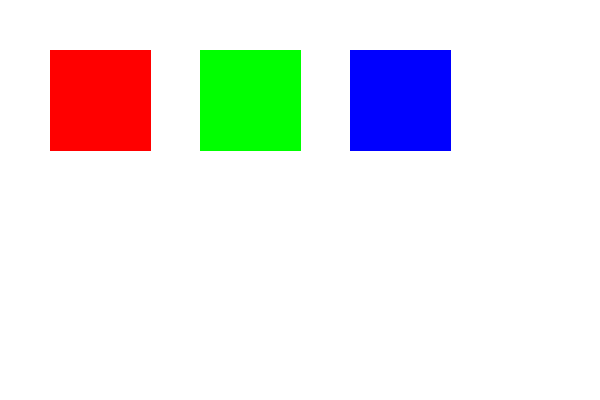
#> input picture debug_rgb_cmy.png, 600 x 400 px; its folder holds only this picture in this run
$ python simple_cancellation_extractor.py debug_rgb_cmy.png
#> lines starting #> are read from the running program, lines starting #| are printed output that depends on the picture; after the words box and inside, x2 and y2 are one past the last pixel; in counts of white or black regions, pixels touching at a corner belong together
#!/usr/bin/env python3
"""
Simple Philatelic Cancellation Extractor

This tool extracts cancellation layers from stamp images with robust image format handling.
"""

import cv2
import numpy as np
import matplotlib.pyplot as plt
from pathlib import Path
import argparse

def load_image_robust(image_path):
    """Load image with robust format handling."""
    # Try loading with different flags
    img = cv2.imread(image_path, cv2.IMREAD_UNCHANGED)

    if img is None:
        raise ValueError(f"Could not load image: {image_path}")

    print(f"Loaded image: {img.shape}, dtype: {img.dtype}, range: {img.min()}-{img.max()}")

    # Convert to 8-bit if needed
    if img.dtype == np.uint16:
        # Scale 16-bit to 8-bit
        img = (img / 256).astype(np.uint8)
        print(f"Converted to 8-bit: range {img.min()}-{img.max()}")
    elif img.dtype != np.uint8:
        img = cv2.convertScaleAbs(img)
        print(f"Converted to 8-bit: range {img.min()}-{img.max()}")

    # Handle different channel configurations
    if len(img.shape) == 2:
        # Grayscale - convert to 3-channel
        img_bgr = cv2.cvtColor(img, cv2.COLOR_GRAY2BGR)
    elif len(img.shape) == 3:
        if img.shape[2] == 4:
            # RGBA - drop alpha channel
            img_bgr = img[:, :, :3]
        elif img.shape[2] == 3:
            # Already BGR
            img_bgr = img.copy()
        else:
            raise ValueError(f"Unsupported number of channels: {img.shape[2]}")
    else:
        raise ValueError(f"Unsupported image shape: {img.shape}")

    # Convert to RGB for processing
    img_rgb = cv2.cvtColor(img_bgr, cv2.COLOR_BGR2RGB)

    return img_bgr, img_rgb

def create_cancellation_mask(img_bgr):
    """Create a mask that identifies cancellation areas."""
    # Convert to grayscale
    gray = cv2.cvtColor(img_bgr, cv2.COLOR_BGR2GRAY)

    # Multiple thresholding approaches
    masks = []

    # 1. Dark regions (cancellations are typically dark)
    _, dark_mask = cv2.threshold(gray, 80, 255, cv2.THRESH_BINARY_INV)
    masks.append(dark_mask)

    # 2. Adaptive threshold
    adaptive_mask = cv2.adaptiveThreshold(gray, 255, cv2.ADAPTIVE_THRESH_GAUSSIAN_C,
                                        cv2.THRESH_BINARY_INV, 11, 2)
    masks.append(adaptive_mask)

    # 3. Edge detection for postmark lines
    edges = cv2.Canny(gray, 50, 150)
    # Dilate edges to make them more connected
    kernel = np.ones((3,3), np.uint8)
    edges_dilated = cv2.dilate(edges, kernel, iterations=1)
    masks.append(edges_dilated)

    # 4. Morphological line detection
    # Horizontal lines
    horizontal_kernel = cv2.getStructuringElement(cv2.MORPH_RECT, (25, 1))
    horizontal_lines = cv2.morphologyEx(gray, cv2.MORPH_OPEN, horizontal_kernel)
    _, horizontal_lines = cv2.threshold(horizontal_lines, 50, 255, cv2.THRESH_BINARY)

    # Vertical lines
    vertical_kernel = cv2.getStructuringElement(cv2.MORPH_RECT, (1, 25))
    vertical_lines = cv2.morphologyEx(gray, cv2.MORPH_OPEN, vertical_kernel)
    _, vertical_lines = cv2.threshold(vertical_lines, 50, 255, cv2.THRESH_BINARY)

    # Combine line detections
    lines_combined = cv2.bitwise_or(horizontal_lines, vertical_lines)
    masks.append(lines_combined)

    # Combine all masks
    combined_mask = np.zeros_like(gray)
    for mask in masks:
        combined_mask = cv2.bitwise_or(combined_mask, mask)

    # Clean up the mask
    kernel = np.ones((3,3), np.uint8)
    combined_mask = cv2.morphologyEx(combined_mask, cv2.MORPH_CLOSE, kernel)
    combined_mask = cv2.morphologyEx(combined_mask, cv2.MORPH_OPEN, kernel)

    return combined_mask, {
        'dark_regions': dark_mask,
        'adaptive': adaptive_mask,
        'edges': edges_dilated,
        'lines': lines_combined
    }

def extract_cancellation_layers(img_bgr, img_rgb, mask):
    """Extract cancellation in multiple enhanced formats."""
    results = {}

    # Convert to grayscale
    gray = cv2.cvtColor(img_bgr, cv2.COLOR_BGR2GRAY)

    # 1. Cancellation on white background
    cancellation_on_white = np.where(mask == 255, gray, 255)
    results['cancellation_on_white'] = cancellation_on_white

    # 2. High contrast black cancellation on white
    binary_cancellation = np.where(mask == 255, 0, 255)
    results['binary_cancellation'] = binary_cancellation

    # 3. Enhanced contrast cancellation
    cancellation_only = cv2.bitwise_and(gray, gray, mask=mask)
    # Apply histogram equalization only to cancellation areas
    if np.any(cancellation_only > 0):
        enhanced = cv2.equalizeHist(cancellation_only)
        enhanced_on_white = np.where(mask == 255, enhanced, 255)
        results['enhanced_cancellation'] = enhanced_on_white
    else:
        results['enhanced_cancellation'] = cancellation_on_white

    # 4. Inverted cancellation
    results['inverted_cancellation'] = 255 - cancellation_on_white

    # 5. Color cancellation extraction
    color_mask_3d = np.stack([mask, mask, mask], axis=2)
    color_cancellation = np.where(color_mask_3d == 255, img_rgb, [255, 255, 255])
    results['color_cancellation'] = color_cancellation

    return results

def analyze_cancellation(mask):
    """Analyze cancellation characteristics."""
    total_pixels = mask.shape[0] * mask.shape[1]
    cancellation_pixels = np.sum(mask == 255)
    coverage_percentage = (cancellation_pixels / total_pixels) * 100

    # Find connected components
    num_labels, labels, stats, centroids = cv2.connectedComponentsWithStats(mask, connectivity=8)

    analysis = {
        'coverage_percentage': coverage_percentage,
        'num_components': num_labels - 1,  # Subtract background
        'total_pixels': total_pixels,
        'cancellation_pixels': cancellation_pixels
    }

    if num_labels > 1:  # If there are components besides background
        component_sizes = stats[1:, cv2.CC_STAT_AREA]  # Skip background
        analysis['component_sizes'] = component_sizes.tolist()
        analysis['largest_component'] = int(np.max(component_sizes)) if len(component_sizes) > 0 else 0

    return analysis

def process_image(image_path, output_dir=None):
    """Process a single image and extract cancellations."""

    print(f"Processing: {image_path}")

    # Load image
    img_bgr, img_rgb = load_image_robust(image_path)

    # Create output directory
    if output_dir is None:
        output_dir = Path(image_path).parent / "cancellation_extraction_results"
    else:
        output_dir = Path(output_dir)

    output_dir.mkdir(exist_ok=True)
    base_name = Path(image_path).stem

    # Create cancellation mask
    print("  - Creating cancellation mask...")
    final_mask, component_masks = create_cancellation_mask(img_bgr)

    # Extract cancellation layers
    print("  - Extracting cancellation layers...")
    extraction_results = extract_cancellation_layers(img_bgr, img_rgb, final_mask)

    # Analyze cancellation
    print("  - Analyzing cancellation...")
    analysis = analyze_cancellation(final_mask)

    # Save results
    print("  - Saving results...")

    # Save original
    cv2.imwrite(str(output_dir / f"{base_name}_original.png"), img_bgr)

    # Save final mask
    cv2.imwrite(str(output_dir / f"{base_name}_final_mask.png"), final_mask)

    # Save component masks
    for name, mask in component_masks.items():
        cv2.imwrite(str(output_dir / f"{base_name}_mask_{name}.png"), mask)

    # Save extraction results
    for name, result in extraction_results.items():
        if len(result.shape) == 3:  # Color image
            result_bgr = cv2.cvtColor(result, cv2.COLOR_RGB2BGR)
            cv2.imwrite(str(output_dir / f"{base_name}_{name}.png"), result_bgr)
        else:  # Grayscale
            cv2.imwrite(str(output_dir / f"{base_name}_{name}.png"), result)

    # Create comparison plot
    fig, axes = plt.subplots(3, 3, figsize=(15, 12))
    fig.suptitle(f'Cancellation Extraction Results - {base_name}', fontsize=14)

    # Original
    axes[0, 0].imshow(img_rgb)
    axes[0, 0].set_title('Original')
    axes[0, 0].axis('off')

    # Final mask
    axes[0, 1].imshow(final_mask, cmap='gray')
    axes[0, 1].set_title('Final Mask')
    axes[0, 1].axis('off')

    # Cancellation on white
    axes[0, 2].imshow(extraction_results['cancellation_on_white'], cmap='gray')
    axes[0, 2].set_title('Cancellation on White')
    axes[0, 2].axis('off')

    # Binary cancellation
    axes[1, 0].imshow(extraction_results['binary_cancellation'], cmap='gray')
    axes[1, 0].set_title('Binary Cancellation')
    axes[1, 0].axis('off')

    # Enhanced cancellation
    axes[1, 1].imshow(extraction_results['enhanced_cancellation'], cmap='gray')
    axes[1, 1].set_title('Enhanced Cancellation')
    axes[1, 1].axis('off')

    # Inverted cancellation
    axes[1, 2].imshow(extraction_results['inverted_cancellation'], cmap='gray')
    axes[1, 2].set_title('Inverted Cancellation')
    axes[1, 2].axis('off')

    # Color cancellation
    axes[2, 0].imshow(extraction_results['color_cancellation'])
    axes[2, 0].set_title('Color Cancellation')
    axes[2, 0].axis('off')

    # Component masks
    axes[2, 1].imshow(component_masks['dark_regions'], cmap='gray')
    axes[2, 1].set_title('Dark Regions Mask')
    axes[2, 1].axis('off')

    # Analysis text
    axes[2, 2].axis('off')
    analysis_text = f"""Analysis:
Coverage: {analysis['coverage_percentage']:.1f}%
Components: {analysis['num_components']}
Pixels: {analysis['cancellation_pixels']:,}
Largest: {analysis.get('largest_component', 0):,} px"""
    axes[2, 2].text(0.1, 0.5, analysis_text, transform=axes[2, 2].transAxes,
                   fontsize=12, verticalalignment='center', fontfamily='monospace')

    plt.tight_layout()
    plt.savefig(str(output_dir / f"{base_name}_comparison.png"), dpi=200, bbox_inches='tight')
    plt.close()

    # Save analysis text
    with open(output_dir / f"{base_name}_analysis.txt", 'w') as f:
        f.write(f"Cancellation Analysis for {Path(image_path).name}\n")
        f.write("=" * 50 + "\n\n")
        for key, value in analysis.items():
            f.write(f"{key}: {value}\n")

    print(f"Results saved to: {output_dir}")
    print(f"Coverage: {analysis['coverage_percentage']:.1f}% | Components: {analysis['num_components']}")

    return output_dir

def main():
    parser = argparse.ArgumentParser(description='Extract Philatelic Cancellations')
    parser.add_argument('image_path', help='Path to stamp image')
    parser.add_argument('--output', '-o', help='Output directory')

    args = parser.parse_args()

    try:
        output_dir = process_image(args.image_path, args.output)
#> in load_image_robust, img is the input picture: shape (400, 600, 3); mean B, G, R 233.3, 233.3, 233.3
#| Loaded image: (400, 600, 3), dtype: uint8, range: 0-255
#> in create_cancellation_mask, `gray = cv2.cvtColor(img_bgr, cv2.COLOR_BGR2GRAY)`:
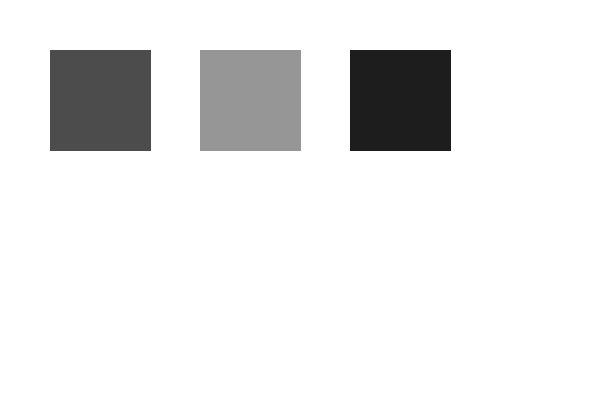
#> gray: shape (400, 600); min 29, max 255, mean 233.3
#> in create_cancellation_mask, `_, dark_mask = cv2.threshold(gray, 80, 255, cv2.THRESH_BINARY_INV)`:
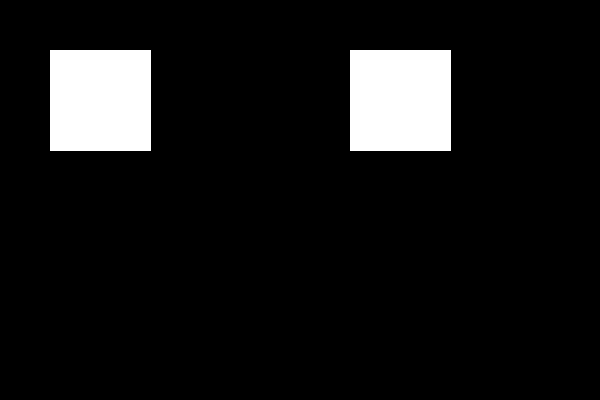
#> dark_mask: shape (400, 600); 8.5% white; 2 white regions, box (x1, y1, x2, y2) and area: (50, 50, 151, 151) 10201, (350, 50, 451, 151) 10201
#> in create_cancellation_mask, `adaptive_mask = cv2.adaptiveThreshold(gray, 255, cv2.ADAPTIVE_THRESH_G..`:
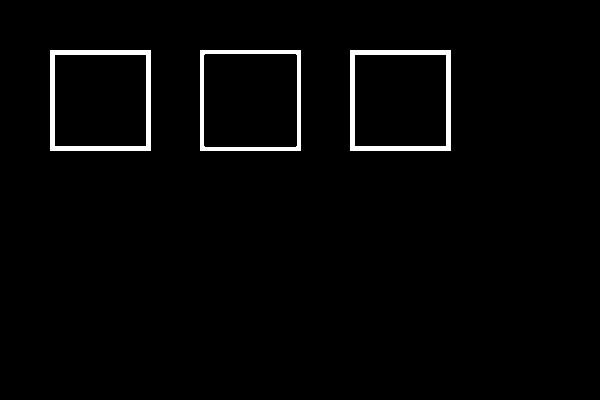
#> adaptive_mask: shape (400, 600); 2.2% white; 3 white regions, box (x1, y1, x2, y2) and area: (50, 50, 151, 151) 1920, (350, 50, 451, 151) 1920, (200, 50, 301, 151) 1556
#> in create_cancellation_mask, `edges = cv2.Canny(gray, 50, 150)`:
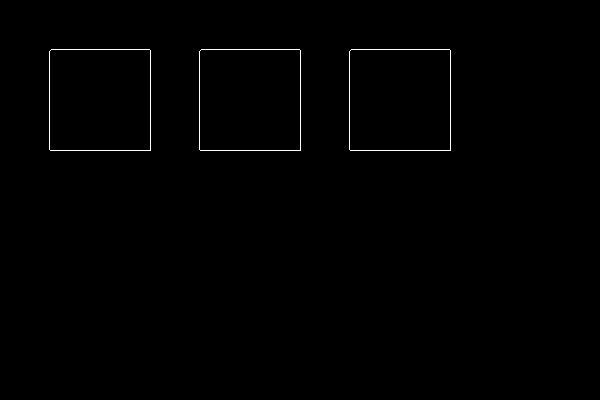
#> edges: shape (400, 600); 0.5% white in thin lines or dots, all inside (x1, y1, x2, y2) = (49, 49, 451, 151)
#> in create_cancellation_mask, `edges_dilated = cv2.dilate(edges, kernel, iterations=1)`:
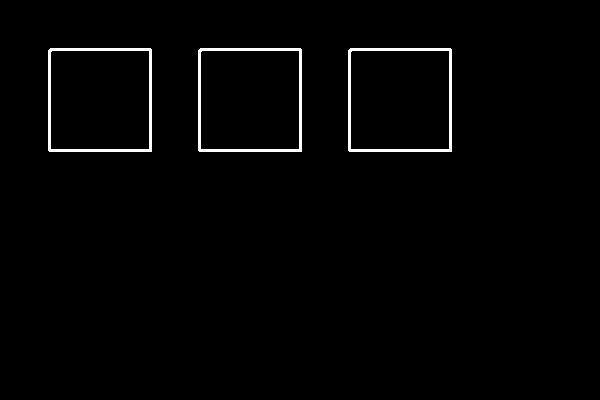
#> edges_dilated: shape (400, 600); 1.5% white; 3 white regions, box (x1, y1, x2, y2) and area: (48, 48, 152, 152) 1208, (198, 48, 302, 152) 1208, (348, 48, 452, 152) 1208
#> in create_cancellation_mask, `_, horizontal_lines = cv2.threshold(horizontal_lines, 50, 255, cv2.THR..`:
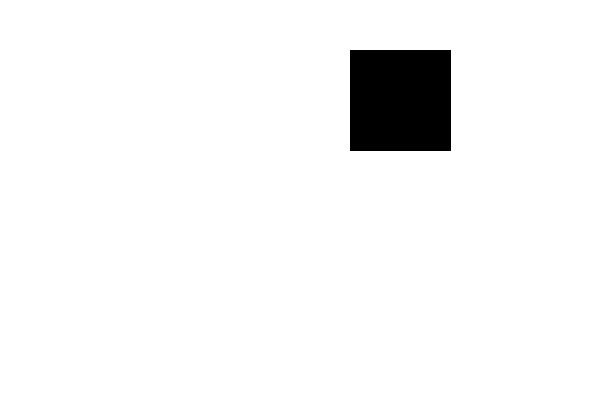
#> horizontal_lines: shape (400, 600); 95.7% white; 1 black region, box (x1, y1, x2, y2) and area: (350, 50, 451, 151) 10201
#> the loop in create_cancellation_mask, `for mask in masks:` made 4 passes
#> in process_image, `final_mask, component_masks = create_cancellation_mask(img_bgr)`: component_masks = 4 items
#> in extract_cancellation_layers, `enhanced = cv2.equalizeHist(cancellation_only)`:
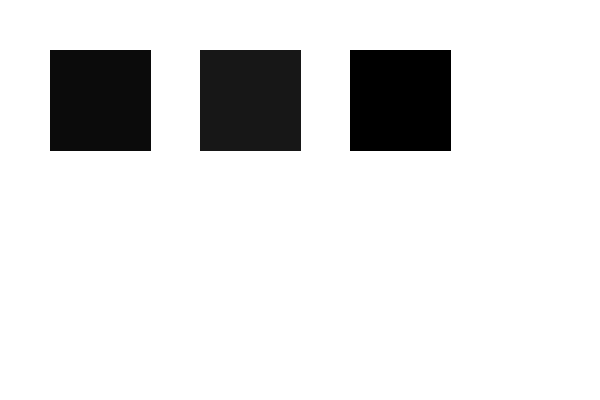
#> enhanced: shape (400, 600); min 0, max 255, mean 223.9
#> in process_image, `extraction_results = extract_cancellation_layers(img_bgr, img_rgb, fin..`: extraction_results = 5 items
#> in analyze_cancellation, `cancellation_pixels = np.sum(mask == 255)`: cancellation_pixels = 240000
#> in analyze_cancellation, `coverage_percentage = (cancellation_pixels / total_pixels) * 100`: coverage_percentage = 100
#> in analyze_cancellation, `num_labels, labels, stats, centroids = cv2.connectedComponentsWithStat..`: num_labels = 2; stats = [[-1, 2147483647, 0, 0, 0], [0, 0, 600, 400, 240000]]; centroids = [[nan, nan], [299.5, 199.5]]
#> in analyze_cancellation, `analysis = { 'coverage_percentage': coverage_percentage, 'num_componen..`: analysis = {'coverage_percentage': 100, 'num_components': 1, 'total_pixels': 240000, 'cancellation_pixels': 240000}
#> in analyze_cancellation, `component_sizes = stats[1:, cv2.CC_STAT_AREA]`: component_sizes = [240000]
#> in process_image, `analysis = analyze_cancellation(final_mask)`: analysis = {'coverage_percentage': 100, 'num_components': 1, 'total_pixels': 240000, 'cancellation_pixels': 240000, 'component_sizes': [240000], 'largest_component': 240000}
#> the loop in process_image, `for name, mask in component_masks.items():` made 4 passes
#> the loop in process_image, `for name, result in extraction_results.items():` made 5 passes

        # Open the comparison image
        comparison_file = output_dir / f"{Path(args.image_path).stem}_comparison.png"
        if comparison_file.exists():
            print(f"\nOpening comparison plot...")
            import subprocess
            subprocess.run(['open', str(comparison_file)], check=False)

    except Exception as e:
        print(f"Error: {e}")

if __name__ == "__main__":
    main()

$ run again, on test_integration_image.png
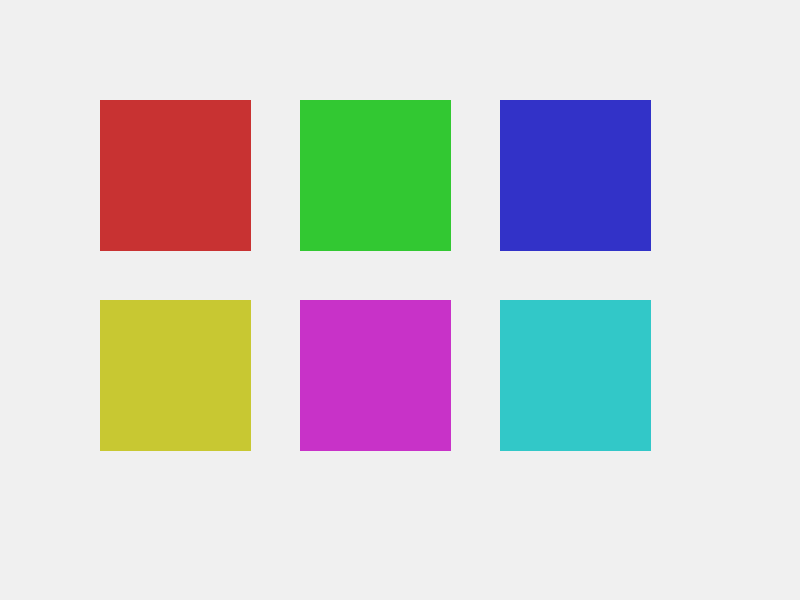
#> input picture test_integration_image.png, 800 x 600 px
#> in load_image_robust, img is the input picture: shape (600, 800, 3); mean B, G, R 207.2, 207.2, 207.2
#| Loaded image: (600, 800, 3), dtype: uint8, range: 50-240
#> in create_cancellation_mask, `_, dark_mask = cv2.threshold(gray, 80, 255, cv2.THRESH_BINARY_INV)`:
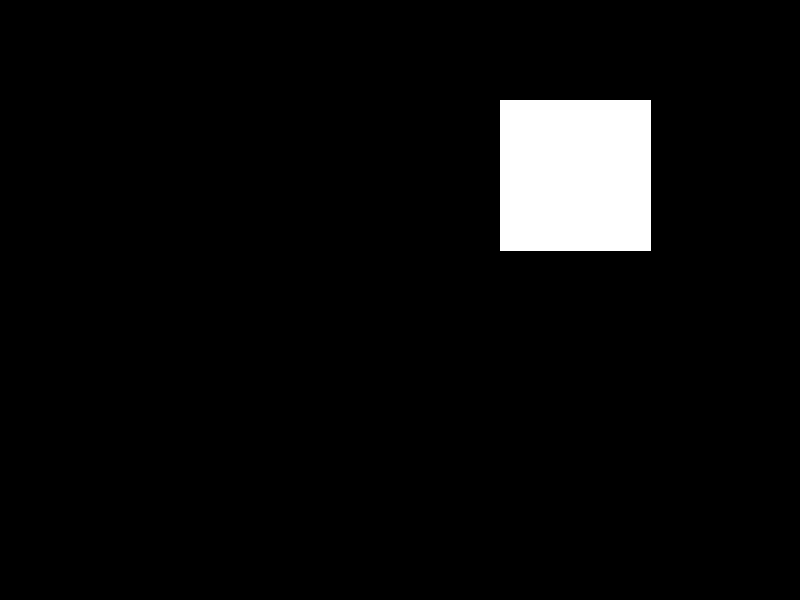
#> dark_mask: shape (600, 800); 4.8% white; 1 white region, box (x1, y1, x2, y2) and area: (500, 100, 651, 251) 22801
#> adaptive_mask: shape (600, 800); 3.1% white; 6 white regions, box (x1, y1, x2, y2) and area: (500, 100, 651, 251) 2920, (100, 100, 251, 251) 2356, (300, 100, 451, 251) 2356, (300, 300, 451, 451) 2356, (100, 300, 251, 451) 2352, (500, 300, 651, 451) 2352
#> edges: shape (600, 800); 0.75% white in thin lines or dots, all inside (x1, y1, x2, y2) = (99, 99, 651, 451)
#> edges_dilated: shape (600, 800); 2.3% white; 6 white regions, box (x1, y1, x2, y2) and area: (98, 98, 252, 252) 1808, (298, 98, 452, 252) 1808, (498, 98, 652, 252) 1808, (98, 298, 252, 452) 1808, (298, 298, 452, 452) 1808, (498, 298, 652, 452) 1808
#> horizontal_lines: shape (600, 800); every value is 255
#> the loop in create_cancellation_mask, `for mask in masks:` made 4 passes
#> component_masks = 4 items
#> binary_cancellation: shape (600, 800) int64; every value is 0
#> in extract_cancellation_layers, `enhanced = cv2.equalizeHist(cancellation_only)`:
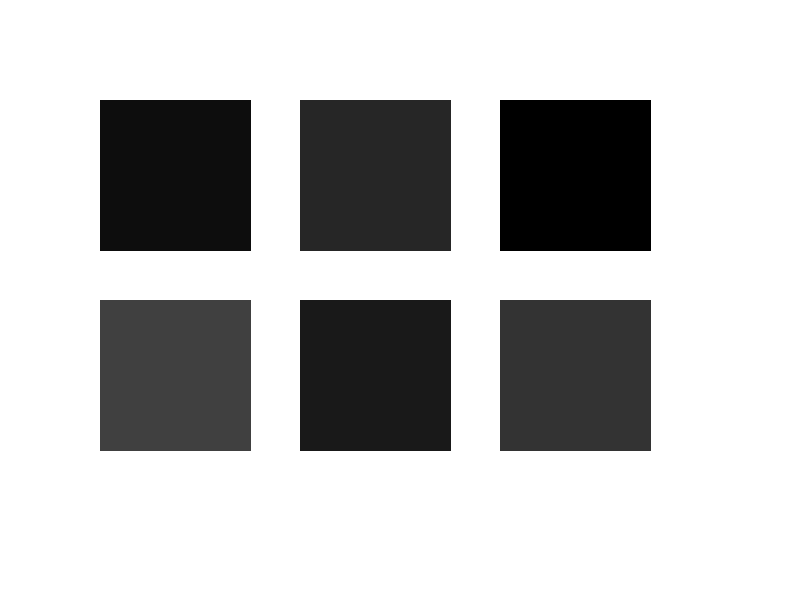
#> enhanced: shape (600, 800); min 0, max 255, mean 191.4
#> color_mask_3d: shape (600, 800, 3); every value is 255
#> extraction_results = 5 items
#> cancellation_pixels = 480000
#> coverage_percentage = 100
#> labels: shape (600, 800) int32; every value is 1
#> num_labels = 2; stats = [[-1, 2147483647, 0, 0, 0], [0, 0, 800, 600, 480000]]; centroids = [[nan, nan], [399.5, 299.5]]
#> in analyze_cancellation, `analysis = { 'coverage_percentage': coverage_percentage, 'num_componen..`: analysis = {'coverage_percentage': 100, 'num_components': 1, 'total_pixels': 480000, 'cancellation_pixels': 480000}
#> component_sizes = [480000]
#> in process_image, `analysis = analyze_cancellation(final_mask)`: analysis = {'coverage_percentage': 100, 'num_components': 1, 'total_pixels': 480000, 'cancellation_pixels': 480000, 'component_sizes': [480000], 'largest_component': 480000}
#> the loop in process_image, `for name, mask in component_masks.items():` made 4 passes
#> the loop in process_image, `for name, result in extraction_results.items():` made 5 passes
